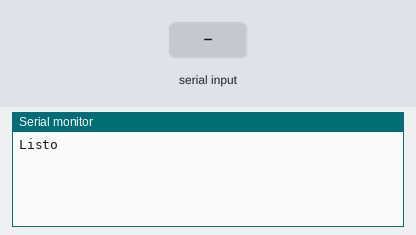
A sketch run on a simulated Arduino Uno, built with avr-gcc and run on an emulated ATmega328P. On the bench: the last lines printed to the serial monitor. The test bench sets the inputs (shaded band).

Above: at 1.2 s.
1.3 s: "1" received over the second serial link
At 2.4 s:
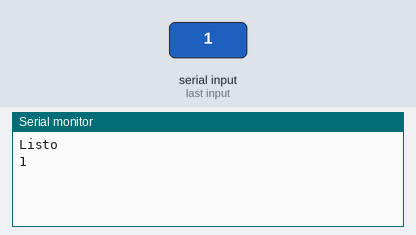
2.8 s: "0" received over the second serial link
At 3.6 s:
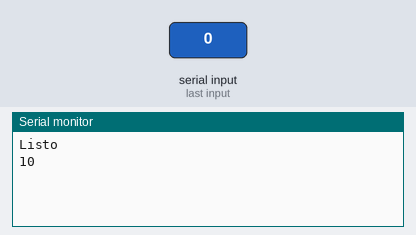

The sketch:

24-bluetooth-hc05-intro-y-comandos-at.ino
```cpp
#include <SoftwareSerial.h>

// Habilitar pines para comunicacion con modulo BT
// RX Pin10
// TX Pin11
SoftwareSerial miBT(10,11);

void setup() {
  Serial.begin(9600);
  Serial.println("Listo");
  miBT.begin(38400); // velocidad por defecto del modulo de BT
}

void loop() {
  if (miBT.available()) // cuando hay informacion disponible desde el modulo BT [lee BT y envia a Arduino]
    Serial.write(miBT.read());

  if (Serial.available()) // cuando hay informacion disponible en el monitor serial [lee Arduino y envia a BT]
    miBT.write(Serial.read());
}
```

Measured:
- after the input at 1.3 s, the serial monitor: prints a new line at once (image 1)
- after the input at 2.8 s, the serial monitor: prints a new line at once (image 2)
